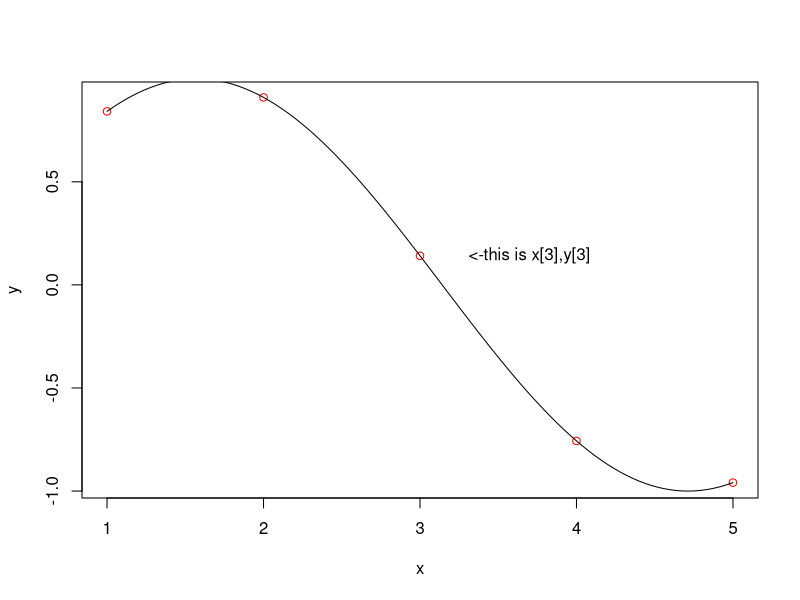

Recreate this plot in R.
##########################################################################################################################################

#(주의) ->  순차적으로 코드를 실행하는 것을 권함!

#에러 발생 시 github Finance/R-Finance-Programming 경로에 issue를 남기면 확인

##########################################################################################################################################



### 저수준 그래프 함수

##########################################################################################################################################

### text.

# text(x,y,labels...) 함수는 지정된 문자를 (x,y) 좌표에 출력.


x<-1:5
y<-sin(x)
plot(x,y,col='red')
curve(sin(x), add = TRUE)
text(x[3]+0.7,y[3],"<-this is x[3],y[3]")
  
  

graphics.off()                    # 그래프 지워주는 함수.


############################################################결과값(print)#################################################################

# 그래프 찍어보기.


##########################################################################################################################################
